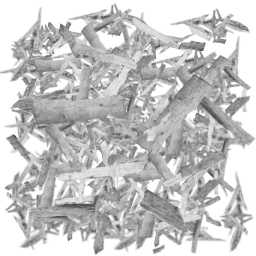
#> input picture ASSETS/materials/_generic/decals/decal_debris_plywood_0.png, 256 x 256 px
$ python -i check_decal.py   (imports and definitions only)
#> lines starting #> are read from the running program, lines starting #| are printed output that depends on the picture
#!/usr/bin/env python3
##
## check_decal.py — the acceptance gate for a delivered damage decal.
##
## WHY THIS EXISTS, and why it is a SEPARATE gate from check_facade.py. A decal
## fails differently from a facade, in three ways that all render *something*:
##
##   - a decal with NO transparency is not a mark, it is a new face: it covers
##     the whole voxel side and the material underneath disappears;
##   - a decal delivered with two variants instead of three is a SILENT miss on
##     the 3D board (measured 2026-09-24, R3D-13): the runtime picks its variant
##     by hashing the voxel's coordinates into 0..IMPACT_DECAL_VARIANTS-1,
##     `Board3DLive._build_decal_catalog()` skips a file that is not there, and
##     `_decal_faces()` draws nothing for a voxel whose hash lands on the gap —
##     about a third of the marks vanish with no message. With one concrete
##     `bullet` variant removed both boards booted with no decal message at all,
##     and a concrete shot with all three removed printed none either; the 2D
##     loud-fail (`[D33 Part 3a] missing decal asset`, `_load_decal_image()`)
##     lives on the baked path, which `BakeConfig.enabled` leaves off. R3D-14
##     (2026-09-24) gave `Board3DLive._build_decal_catalog()` its own loud-fail
##     (`push_error` for a partial family, a file that is not 256x256, or one that
##     will not load; a clean boot prints none), but THIS gate and
##     `voxel_decal_selftest.gd` catch it before the game ever boots, so neither
##     may go with the 2D board at R3D-END;
##   - a material added to VoxelBoard.IMPACT_DECAL_MATERIALS with no files on
##     disk is a SILENT MISS, not an error — the same failure class as a
##     rejected facade, which is what earned check_facade.py in the first place.
##
## The spec being enforced is ASSETS/ART_SPECIFICATIONS.md §7, and every
## threshold below was measured against the 45 SHIPPED decals rather than read
## off it — the facade gate's first run failed two shipped files because it
## enforced the doc instead of the art, and that correction is the precedent
## here.
##
## Checks, in the order they bite:
##   1. filename        — decal_<family>_<material>_<n>.png, family in the set
##                        THAT MATERIAL claims (glass takes `shard` and nothing
##                        else — G-ART), n in 0..2
##   2. dimensions      — 256x256 exactly, square (§7: a voxel face is square
##                        in flat space; the x20/16 stretch is the generator's)
##   3. alpha channel   — REQUIRED, unlike a facade. §7: "the decal is a mark on
##                        a face, not a face"
##   4. coverage        — how much of the canvas the mark occupies, REPORTED,
##                        and failed only at the two useless extremes. The
##                        shipped art spans 2.6%..82.9%, so any band tighter
##                        than that would reject known-good work
##   5. peak opacity    — reported only. 6 of the 9 shipped concrete decals peak
##                        BELOW 255 (150, 179, 194, 204...): these tint the face
##                        rather than replace it, which is the house style, not
##                        a defect
##   6. imported        — the .import sidecar's own dest_files exist on disk.
##                        NOT an mtime comparison, for check_facade.py's reason
##   7. family complete — with --material, all 3 variants of every family the
##                        material claims. This is the check the runtime needs
##                        and the one a per-file gate cannot do
##
## A SECOND ASSET CLASS lives here since 2026-09-01 (GLASS_MASTER_PLAN G-ART):
## the FRACTURE SHEET, `fracture_<material>_<tight|wide>.png`. It is facade-
## shaped (1024x512 = one 64x32-voxel page) and decal-semantic (it is a mark),
## so neither existing gate fits it — see the FRACTURE_* block below. Its own
## checks are dimensions, grayscale (B2), fracture coverage, IMPORT, and the one
## that justifies the class: the fracture's ORIGIN must be the page centre,
## because G-D21 re-anchors the sheet by (impact - centre) and an off-centre
## origin displaces every crack in the game by a constant nobody will see.
##
## Usage:
##     python3 tools/persistent/check_decal.py <file.png> [<file.png> ...]
##     python3 tools/persistent/check_decal.py --material brick
##     python3 tools/persistent/check_decal.py --material glass
##     python3 tools/persistent/check_decal.py --all
##
## Exit code is 0 only if every file PASSes, so it can gate a delivery.

import os
import re
import sys

try:
    from PIL import Image
except ImportError:
    print("[DECAL] Pillow is required: python3 -m pip install pillow")
    sys.exit(2)

REPO_ROOT = os.path.dirname(os.path.dirname(os.path.dirname(os.path.abspath(__file__))))
## ASSET_TREE_REFORM (2026-08-21): one folder per material, decals in
## `<material>/decals/`. The material-agnostic family lives in `_generic/`.
MATERIALS_ROOT = os.path.join(REPO_ROOT, "ASSETS", "materials")
GENERIC_MATERIAL = "_generic"


def decal_dir(material):
    return os.path.join(MATERIALS_ROOT, material, "decals")
RENDERER = os.path.join(REPO_ROOT, "godot", "scripts", "geometry", "voxel_board.gd")
## The two files the SHEET wiring check reads. GlassMaterials owns the width
## roster (the same file CLAUDE.md rule L2 already parses the glass family out
## of), and TextureResolver is where a sheet is accepted or silently dropped.
GLASS_MATERIALS = os.path.join(REPO_ROOT, "godot", "scripts", "systems", "glass_materials.gd")
TEXTURE_RESOLVER = os.path.join(REPO_ROOT, "godot", "scripts", "systems", "texture_resolver.gd")
GLASS_CRACK = os.path.join(REPO_ROOT, "godot", "scripts", "systems", "destruction", "glass_crack.gd")

## §7, pinned: 256x256 is 16x the canonical TEX_AUTHORING_N density, and square
## because a voxel face is square in flat space. The x20/16 vertical stretch
## onto a lateral face belongs to the generator, never to the art.
DECAL_W = 256
DECAL_H = 256

## voxels/manifest.json's own `variant_count`, and the range the runtime hashes
## into. Not a convention — a missing variant silently drops the marks whose hash lands on it (see the header).
VARIANT_COUNT = 3
FAMILIES = ("bullet", "dent", "crack")

## GLASS_MASTER_PLAN G-ART (2026-09-01). A material's families are no longer a
## single global tuple, because GLASS DOES NOT TAKE THE WALL FAMILIES AND THAT IS
## A RULE RATHER THAN AN OMISSION:
##
##   - `dent` is impossible for glass, permanently. G-D3 amended D22 so CRACKED
##     returns and DENTED never does — glass fractures, it does not deform, and
##     `dent_factor` is pinned at 0.0 to say so. A delivered `decal_dent_glass_*`
##     is a file nothing can ever load, which is the same silent miss this gate
##     is named after.
##   - `bullet` and `crack` are not 256x256 decals for glass either. G-D21 makes
##     a pane fracture a SHEET re-anchored onto the impact (see FRACTURE_* below)
##     with the hole baked at its centre, so the per-voxel bullet mark is folded
##     into the sheet rather than authored separately.
##   - what glass DOES claim as an ordinary decal is `shard` — G-D16b's fallen
##     glass on the floor, which rides `_floor_sunk_decal_plan` exactly like
##     earth's dent and is a mark on a face like any other.
##
## Everything not named here keeps FAMILIES, so all 45 shipped material decals
## are unaffected by construction.
MATERIAL_FAMILIES = {
    "glass": ("shard",),
}


# [5 lines left out: function families_for, not called in this run]


## ---------------------------------------------------------------------------
## Fracture sheets (GLASS_MASTER_PLAN §13, G-D23/G-D27) — a THIRD asset class,
## and it fails like neither of the other two.
##
## A fracture sheet is decal-SEMANTIC (it is a mark, not a surface) and neither
## existing gate is right for it:
##
##   - check_facade.py would PASS a sheet whose fracture is missing or off
##     centre, because it only ever asks about dimensions, grayscale and import;
##   - check_decal.py's own file checks would FAIL it on dimensions, and its
##     alpha rule is actively WRONG here — `BakeCompositor._get_plane_source()`
##     round-trips a facade through RGB8, which flattens any alpha the PNG
##     carries to 255. A sheet authored as "bright crack on transparent" arrives
##     at the compositor as "bright crack on OPAQUE BLACK".
##
## So the sheet is a GRAYSCALE MASK ON A BLACK FIELD: luminance is how much
## fracture is at that texel, and alpha is irrelevant (§7.3's luma-to-alpha step
## applies to the shard DECALS, never to these). That is also what Stable
## Diffusion produces natively, with no matting step at all.
##
## ⚠️ CRACK-02 (G-D27) TOOK THE SIZE CONTRACT OFF THIS CLASS, and this gate moved
## with it in S-1's own commit — the alternative, spelled out in §13.3, is that
## the gate rejects good art on size while `TextureResolver` drops it into the
## generic atlas with no error at all.
##
## Until CRACK-02 the sheet was facade-SHAPED (one 64x32-voxel page) because
## G-D21 had it riding the facade compositing path, re-anchored by offsetting
## `(column_in_run, level)`. It does not ride that path any more: a crack is a
## SPRITE scaled by `GlassCrack.SHEET_SPAN_*`, so PIXEL dimensions carry no
## contract — only the ASPECT does, because the span is authored in voxels and a
## sheet whose aspect disagrees with its span is stretched on the pane.
##
## What survives untouched is the ANCHOR (below): `Sprite2D.centered` puts the
## page centre on the impact, so an off-centre bore still lands every crack a
## fixed distance from the round that made it. G-D28's four classes (S-4) will
## make that rule class-dependent — `blast` has no centre at all — and this gate
## grows a class column when that art is ordered, not before.
## ⚠️ A FALLBACK, NOT THE RULE — CORRECTED 2026-09-05 (G-D35 B-3). The rule was
## always the sentence three paragraphs up: *"a sheet whose aspect disagrees with
## its SPAN is stretched on the pane"*. 2.0 was true of every span that existed,
## so the constant and the rule were indistinguishable until a class arrived whose
## span is square — and then the constant would have rejected correct art with the
## message "square; the span is 2:1", which is a gate confidently wrong. The span
## is read from the manifest per sheet now; this stands in only when the manifest
## has no row, where the check is nearly meaningless anyway.
FRACTURE_ASPECT = 2.0           ## width / height, when the manifest cannot say
FRACTURE_ASPECT_SLACK = 0.02    ## PNG dimensions are integers; 2% absorbs rounding
FRACTURE_MIN_PX = 128           ## below this there is no web to resolve, at any span
## G-D35 B-3 — how much worse a tile's wrap seam may look than the same edge's own
## inward neighbour. Measured on both sides before it was written down: the worst
## of the 18 shipped craze sheets scores 1.35, and a page with the toroidal wrap
## removed scores 7.26 / 11.69.
FRACTURE_SEAM_MAX_RATIO = 2.0
TEX_AUTHORING_N = 16    ## pinned, ASSETS/ART_SPECIFICATIONS.md §1

## G-D14's two hole sizes, and the sheet count is exactly two because of it:
## pistol/shotgun take the tight web, rifle-class the wide/spaced one.
## ⛔ IT WAS `("tight", "wide")`. CRACK-04 retired both — they drew a ROUND hole,
## and no member of the opening family is round. The roster is one family per
## OPENING x variant now, read from the manifest the generator writes beside the
## sheets rather than listed here: `glass_opening.gd` is the one authority, and a
## copy in this file would pass a stale gate on stale art.
FRACTURE_MANIFEST = os.path.join(REPO_ROOT, "ASSETS/materials/glass/fracture_manifest.json")


def _fracture_manifest():
    import json
    if not os.path.exists(FRACTURE_MANIFEST):
        return {}
    with open(FRACTURE_MANIFEST) as f:
        return json.load(f)

## Which materials claim a sheet. `glass_armored` and `glass_screen_*` reuse
## these (G-D16: the variants differ by tint and class, never by geometry), so
## G-VARIANT adds no art and this tuple does not grow with it.
FRACTURE_MATERIALS = ("glass",)

## B2, and the tolerance is check_facade.py's own: for PNG quantisation, not for
## "a bit of colour".
CHANNEL_TOLERANCE = 2

## ⚠️ UNLIKE EVERY OTHER NUMBER IN THIS FILE, THE THREE BELOW ARE NOT MEASURED —
## there is no shipped fracture art to measure against yet, and this gate is
## deliberately being earned BEFORE the delivery (the M2a precedent). So they sit
## at the useless extremes only, which is the same discipline COVERAGE_FLOOR /
## COVERAGE_CEILING already follow for decals. Re-measure them against the first
## accepted sheet rather than leaving them as a spec nobody checked.
FRACTURE_INK_MIN = 8            ## luminance above the black field = fracture
FRACTURE_COVERAGE_FLOOR = 0.1   ## below this the page carries no crack at all
FRACTURE_COVERAGE_CEILING = 90.0  ## above this it is a lit page, not a fracture

## THE ONE THRESHOLD THAT IS STRUCTURAL RATHER THAN AESTHETIC, and the reason
## this check exists at all. `GlassCrackSprite` is `centered`, so the page centre
## goes on the impact: the fracture's ORIGIN must be the sheet's centre. Author it
## off centre and every crack in the game lands a fixed distance from where the
## round actually hit — systematically, invisibly, forever. A radial fracture's
## ink-weighted centroid IS its origin by construction, so the centroid is a
## direct measurement of that claim.
##
## ⚠️ A FRACTION OF THE PAGE, NOT A VOXEL COUNT — and it is the SAME tolerance,
## re-expressed. It used to read "4 voxels" against a fixed 64x32 authoring page,
## which is 4/64 of the width and 4/32 of the height. With CRACK-02 the page has
## no fixed voxel extent (its span is a runtime dial, GlassCrack.SHEET_SPAN_*), so
## a voxel count would have quietly become 3x more permissive on a `tight` sheet.
FRACTURE_ORIGIN_SLACK_X = 4.0 / 64.0    ## of page width
FRACTURE_ORIGIN_SLACK_Y = 4.0 / 32.0    ## of page height

## Measured over all 45 shipped decals: coverage runs 2.6% to 82.9% — a span
## wide enough that ANY meaningful band would reject known-good art. The generic
## crack family sits at 2.9% and is correct at that size. So the gate rejects
## only the two extremes that cannot be art at all: an empty canvas and a full
## one.
COVERAGE_FLOOR = 0.5
COVERAGE_CEILING = 99.5


# [64 lines left out: functions _wired_materials, _floor_material, _parse_name, not called in this run]


def _import_notes(path):
    """The compiled-resource check, shared with check_facade.py's reasoning."""
    notes = []
    imp = path + ".import"
    if not os.path.exists(imp):
        return ["no .import sidecar — Godot has not imported this file, so the "
                "runtime cannot load it and every affected voxel hard-errors at "
                "boot (B6). Focus the editor, or run: "
                "godot --headless --import --path ."]
    dests = []
    for line in open(imp, encoding="utf-8", errors="replace"):
        if line.startswith("dest_files="):
            dests = [d.strip().strip('"') for d in
                     line.split("[", 1)[-1].rstrip().rstrip("]").split(",") if d.strip()]
            break
    if not dests:
        return [".import sidecar names no dest_files — the import did not complete. "
                "Run: godot --headless --import --path ."]
    missing = [d for d in dests
               if not os.path.exists(os.path.join(REPO_ROOT, d.replace("res://", "")))]
    if missing:
        notes.append("compiled resource missing (%s) — reimport: "
                     "godot --headless --import --path ." % ", ".join(missing))
    return notes


# [102 lines left out: function check, not called in this run]


def _parse_fracture_name(name):
    """fracture_<material>_<width>.png -> (material, width) or None.

    Split from the RIGHT, because the material can itself carry an underscore
    (`glass_armored`) while the width never does — the same reasoning
    `_parse_name` uses for the generic family, applied to the other end of the
    string."""
    if not name.startswith("fracture_") or not name.endswith(".png"):
        return None
    ## ⚠️ SPLIT FROM THE LEFT AGAINST THE KNOWN MATERIALS, not from the right.
    ## Right-splitting worked while the tail was one word (`tight`); every opening
    ## id carries underscores (`star_wild`, `chamfer_45_wide`), so it read
    ## `fracture_glass_star_wild_2` as material `glass_star_wild` / width `2` and
    ## reported BOTH halves unknown on all 36 files — the shape of a parser
    ## failing, not of art failing.
    stem = name[len("fracture_"):-len(".png")]
    for mat in sorted(FRACTURE_MATERIALS, key=len, reverse=True):
        if stem.startswith(mat + "_"):
            return mat, stem[len(mat) + 1:]
    return None


# [6 lines left out: function fracture_path, not called in this run]


def check_fracture(path):
    """The fracture-sheet gate. Returns (ok: bool, lines: list[str])."""
    name = os.path.basename(path)
    notes = []

    if not os.path.exists(path):
        return False, ["%-34s FAIL  file does not exist" % name]

    ok = True

    ## 1. Filename. Two things ride on it and both fail silently.
    ##
    ## ⚠️ THE PREFIX IS LOAD-BEARING. `TextureResolver._validate_dimensions()`
    ## infers a texture's category from the filename prefix and returns FALSE for
    ## anything it does not recognise — the file is rejected, the surface falls
    ## back to the generic atlas, and nothing is printed above a WARN. Today the
    ## recognised prefixes are `facade_`, `slice_` and `slab_` ONLY, so a sheet
    ## named `fracture_*` needs its category added there before it resolves.
    ## That one line is listed in ART_ORDER_GLASS.md §4 as work to do when the
    ## art lands, deliberately NOT done in advance: a resolver branch for an
    ## asset class that does not exist yet is a branch nothing exercises.
    parsed = _parse_fracture_name(name)
    if parsed is None:
        ok = False
        notes.append("filename does not parse as fracture_<material>_<width>.png")
    else:
        material, width = parsed
        roster = _fracture_manifest().get("openings", {})
        opening = width.rsplit("_", 1)[0] if "_" in width else width
        if roster and opening not in roster:
            ok = False
            notes.append("opening %r is not in fracture_manifest.json (%d known) — "
                         "the runtime resolves sheets by opening id, so nothing "
                         "will ever load this file" % (opening, len(roster)))
        if material not in FRACTURE_MATERIALS:
            ok = False
            notes.append("material %r claims no fracture sheet (%s do) — nothing "
                         "will ever load this file"
                         % (material, "/".join(FRACTURE_MATERIALS)))

    try:
        im = Image.open(path)
#> im is the input picture: PIL image 256x256 RGBA; mean R, G, B, A 125.6, 125.6, 125.6, 165.2
    except Exception as exc:
        return False, ["%-34s FAIL  not a readable image: %s" % (name, exc)]

    ## 2. Dimensions — FREE SINCE CRACK-02, except for the aspect. The sprite is
    ## scaled to `SHEET_SPAN_*` voxels, so pixel size is resolution and nothing
    ## more; but the span is 2:1 (20x10 tight, 44x22 wide), so a sheet authored
    ## square arrives on the pane stretched, and nothing on screen says so.
    w, h = im.size
    ## The span this sheet's own manifest row declares, which is what the aspect
    ## has to match. `armored` is 10x5 and `blast_*` is 8x8; both are correct, and
    ## a single constant can only ever describe one of them.
    span_row = _fracture_manifest().get("openings", {}).get(
        (width.rsplit("_", 1)[0] if parsed and "_" in width else (width if parsed else "")),
        {}).get("span", [])
    want_aspect = (float(span_row[0]) / float(span_row[1])
                   if len(span_row) == 2 and float(span_row[1]) > 0.0 else FRACTURE_ASPECT)
    if w < FRACTURE_MIN_PX or h < FRACTURE_MIN_PX:
        ok = False
        notes.append("dimensions %dx%d — under %d px there is no web left to "
                     "resolve at any span" % (w, h, FRACTURE_MIN_PX))
    elif abs((float(w) / float(h)) - want_aspect) > FRACTURE_ASPECT_SLACK * want_aspect:
        ok = False
        notes.append("aspect %.3f, but its span is %g x %g so the page must be "
                     "%.3f +/- %.0f%% — this arrives stretched on the pane"
                     % (float(w) / float(h), span_row[0] if span_row else 0,
                        span_row[1] if span_row else 0, want_aspect,
                        FRACTURE_ASPECT_SLACK * 100.0))

    ## 3. Grayscale (B2), every pixel — check_facade.py's rule and its tolerance.
    ## Colour reaches a wall through base_color's MULTIPLY, never through a
    ## pattern source, and a fracture sheet is a pattern source.
    ## `tobytes()` rather than `getdata()`: the latter is deprecated for removal
    ## in Pillow 14 and warns on every run, and a gate that prints noise beside
    ## its verdict trains the reader to skim it.
    raw = im.convert("RGB").tobytes()
    total = w * h
    non_gray = 0
    for i in range(0, len(raw), 3):
        r, g, b = raw[i], raw[i + 1], raw[i + 2]
        if max(r, g, b) - min(r, g, b) > CHANNEL_TOLERANCE:
            non_gray += 1
#> this loop made 65536 passes
#> i on passes 2 to 4: 3, 6, 9
#> after the loop, non_gray = 0
    if non_gray:
        ok = False
        notes.append("non-grayscale on %d of %d pixels (%.2f%%) — B2"
                     % (non_gray, total, 100.0 * non_gray / total))

    ## 4. Ink — the fracture itself, measured as luminance above the black field.
    ## Alpha is NOT consulted and must not be: the facade path round-trips
    ## through RGB8 and flattens it (bake_compositor.gd:556), so a sheet whose
    ## crack lives only in its alpha channel measures as an EMPTY page here,
    ## which is exactly how it would render.
    lum = im.convert("L")
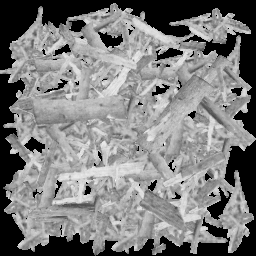
#> lum: PIL image 256x256 L; min 0, max 252, mean 125.6
    ink_px = 0
    sum_x = 0.0
    sum_y = 0.0
    sum_w = 0.0
    min_x, max_x, min_y, max_y = w, -1, h, -1
    px = lum.tobytes()
    for i, v in enumerate(px):
        if v < FRACTURE_INK_MIN:
            continue
        x = i % w
        y = i // w
        ink_px += 1
        sum_x += x * v
        sum_y += y * v
        sum_w += v
        if x < min_x:
            min_x = x
        if x > max_x:
            max_x = x
        if y < min_y:
            min_y = y
        if y > max_y:
            max_y = y
#> this loop made 65536 passes
#> (x, y, ink_px, sum_x, sum_y, sum_w, min_x, max_x) on pass 882: (113, 3, 1, 19323, 513, 171, 113, 113)
#> (the rest of the program and of its run is left out)
